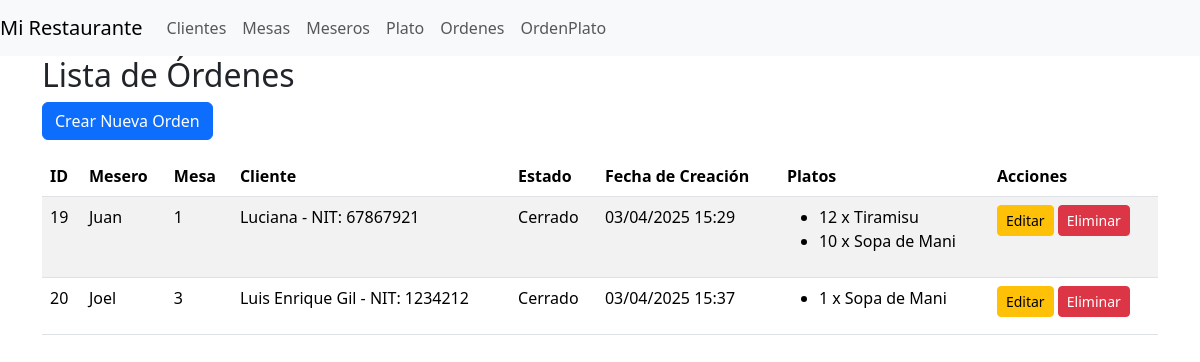
Page /restaurante/ordenes/ on the earlier database version.
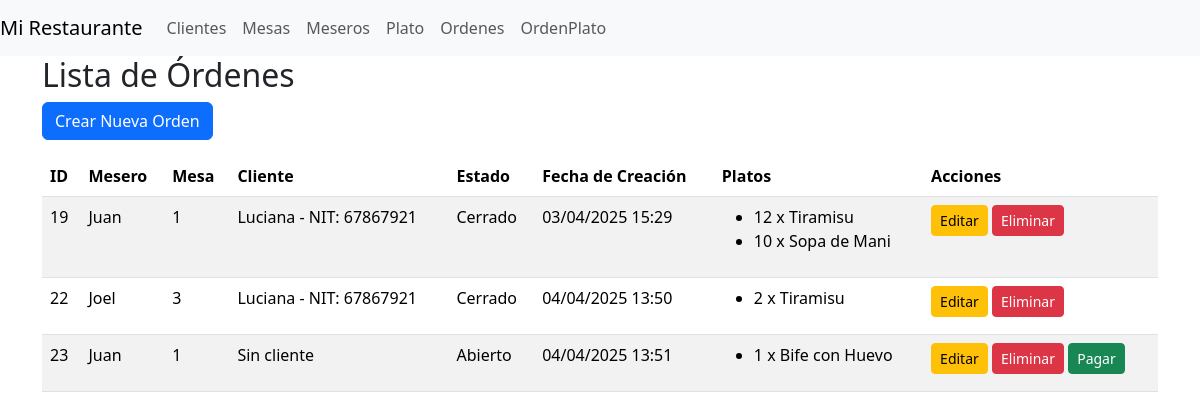
Same page on the later database version.
### restaurante/models/orden.py (models this page shows, shortened)
class Orden(models.Model):
    ESTADOS = (
        ('abierto', 'Abierto'),
        ('cerrado', 'Cerrado'),
    )
    mesero = models.ForeignKey(Mesero, on_delete=models.CASCADE)
    mesa = models.ForeignKey(Mesa, on_delete=models.CASCADE)
    cliente = models.ForeignKey(Cliente, on_delete=models.SET_NULL, null=True, blank=True)
    estado = models.CharField(max_length=10, choices=ESTADOS, default='abierto')
    fecha_creacion = models.DateTimeField(auto_now_add=True)

### restaurante/models/mesero.py (models this page shows, shortened)
class Mesero(models.Model):
    nombre = models.CharField(max_length=100)
    apellido = models.CharField(max_length=100)
    telefono = models.CharField(max_length=20)

### restaurante/models/mesa.py (models this page shows, shortened)
class Mesa(models.Model):
    numero = models.IntegerField(unique=True)

### restaurante/models/cliente.py (models this page shows, shortened)
class Cliente(models.Model):
    nombre = models.CharField(max_length=100)
    nit = models.CharField(max_length=10)

### restaurante/models/ordenplato.py (models this page shows, shortened)
class OrdenPlato(models.Model):
    orden = models.ForeignKey(Orden, on_delete=models.CASCADE, related_name='orden_platos')
    plato = models.ForeignKey(Plato, on_delete=models.CASCADE)
    cantidad = models.PositiveIntegerField(default=1)

### restaurante/models/plato.py (models this page shows, shortened)
class Plato(models.Model):
    nombre = models.CharField(max_length=100)
    descripcion = models.TextField()
    precio = models.DecimalField(max_digits=8, decimal_places=2)

### restaurante/views/orden_views.py (the view)
# urls.py: path("ordenes/", views.ordenes_list, name="ordenes"),
def ordenes_list(request):
    ordenes = Orden.objects.all()
    return render(request, "restaurante/ordenes/list.html", {"ordenes": ordenes})

### templates/restaurante/ordenes/list.html
{% extends 'restaurante/base.html' %}
    {% block content %}
        <div class="container">
            <h2>Lista de Órdenes</h2>
            <a href="{% url 'ordenes_create' %}" class="btn btn-primary mb-3">Crear Nueva Orden</a>
            {% if ordenes %}
            <table class="table table-striped">
                <thead>
                    <tr>
                        <th>ID</th>
                        <th>Mesero</th>
                        <th>Mesa</th>
                        <th>Cliente</th>
                        <th>Estado</th>
                        <th>Fecha de Creación</th>
                        <th>Platos</th>
                        <th>Acciones</th>
                    </tr>
                </thead>
                <tbody>
                    {% for orden in ordenes %}
                    <tr>
                        <td>{{ orden.id }}</td>
                        <td>{{ orden.mesero.nombre }}</td>
                        <td>{{ orden.mesa.numero }}</td>
                        <td>
                            {% if orden.cliente %}
                                {{ orden.cliente.nombre }} - NIT: {{ orden.cliente.nit|default:"Sin NIT" }}
                            {% else %}
                                Sin cliente
                            {% endif %}
                        </td>
                        <td>{{ orden.estado|capfirst }}</td>
                        <td>{{ orden.fecha_creacion|date:"d/m/Y H:i" }}</td>
                        <td>
                            <ul>
                                {% for orden_plato in orden.orden_platos.all %}
                                    <li>{{ orden_plato.cantidad }} x {{ orden_plato.plato.nombre }}</li>
                                {% empty %}
                                    <li>No hay platos</li>
                                {% endfor %}
                            </ul>
                        </td>
                        <td>
                            <a href="{% url 'ordenes_update' orden.id %}" class="btn btn-warning btn-sm">Editar</a>
                            <a href="{% url 'ordenes_delete' orden.id %}" class="btn btn-danger btn-sm">Eliminar</a>
                            {% if orden.estado == 'abierto' %}
                                <a href="{% url 'ordenes_pagar' orden.id %}" class="btn btn-success btn-sm">Pagar</a>
                            {% endif %}
                        </td>
                    </tr>
                    {% endfor %}
                </tbody>
            </table>
            {% else %}
            <p>No hay órdenes registradas.</p>
            {% endif %}
        </div>
    {% endblock %}

### templates/restaurante/base.html (shortened to what this page needs)
<!DOCTYPE html>
<html lang="en">
<head>
    {% load static %}
    <link href="{% static 'css/bootstrap.min.css' %}" rel="stylesheet"/>
</head>
<body>
    <nav class="navbar navbar-expand-lg navbar-light bg-light">
        <a class="navbar-brand" href="#">Mi Restaurante</a>
        <div class="collapse navbar-collapse" id="navbarNav">
            <ul class="navbar-nav">
                <li class="nav-item">
                    <a class="nav-link" href="{% url 'clientes' %}">Clientes</a>
                </li>
                <li class="nav-item">
                    <a class="nav-link" href="{% url 'mesas' %}">Mesas</a>
                </li>
                <li class="nav-item">
                    <a class="nav-link" href="{% url 'meseros' %}">Meseros</a>
                </li>
                <li class="nav-item">
                    <a class="nav-link" href="{% url 'platos' %}">Plato</a>
                </li>
                <li class="nav-item">
                    <a class="nav-link" href="{% url 'ordenes' %}">Ordenes</a>
                </li>
                <li class="nav-item">
                    <a class="nav-link" href="{% url 'orden_platos' %}">OrdenPlato</a>
                </li>
            </ul>
        </div>
    </nav>
    {% block content %}
    {% endblock %}
</body>
</html>

Differences in the rows shown:
removed Orden: id "20", mesero.nombre "Joel", mesa.numero "3", cliente.nombre "Luis Enrique Gil", cliente.nit "1234212", estado "Cerrado", fecha_creacion "03/04/2025 15:37"
removed OrdenPlato: cantidad "1", plato.nombre "Sopa de Mani", shown under "20"
added Orden: id "22", mesero.nombre "Joel", mesa.numero "3", cliente.nombre "Luciana", cliente.nit "67867921", estado "Cerrado", fecha_creacion "04/04/2025 13:50"
added OrdenPlato: cantidad "2", plato.nombre "Tiramisu", shown under "22"
added Orden: id "23", mesero.nombre "Juan", mesa.numero "1", shows "Sin cliente", estado "Abierto", fecha_creacion "04/04/2025 13:51", shows "Pagar"
added OrdenPlato: cantidad "1", plato.nombre "Bife con Huevo", shown under "23"
